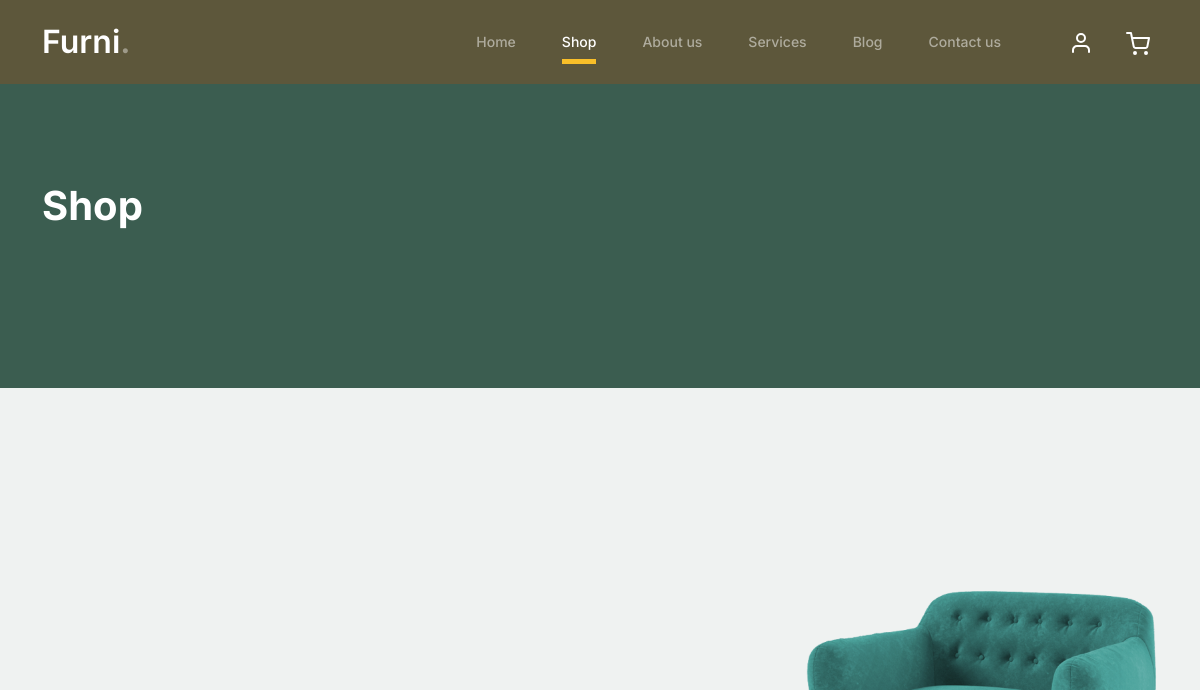
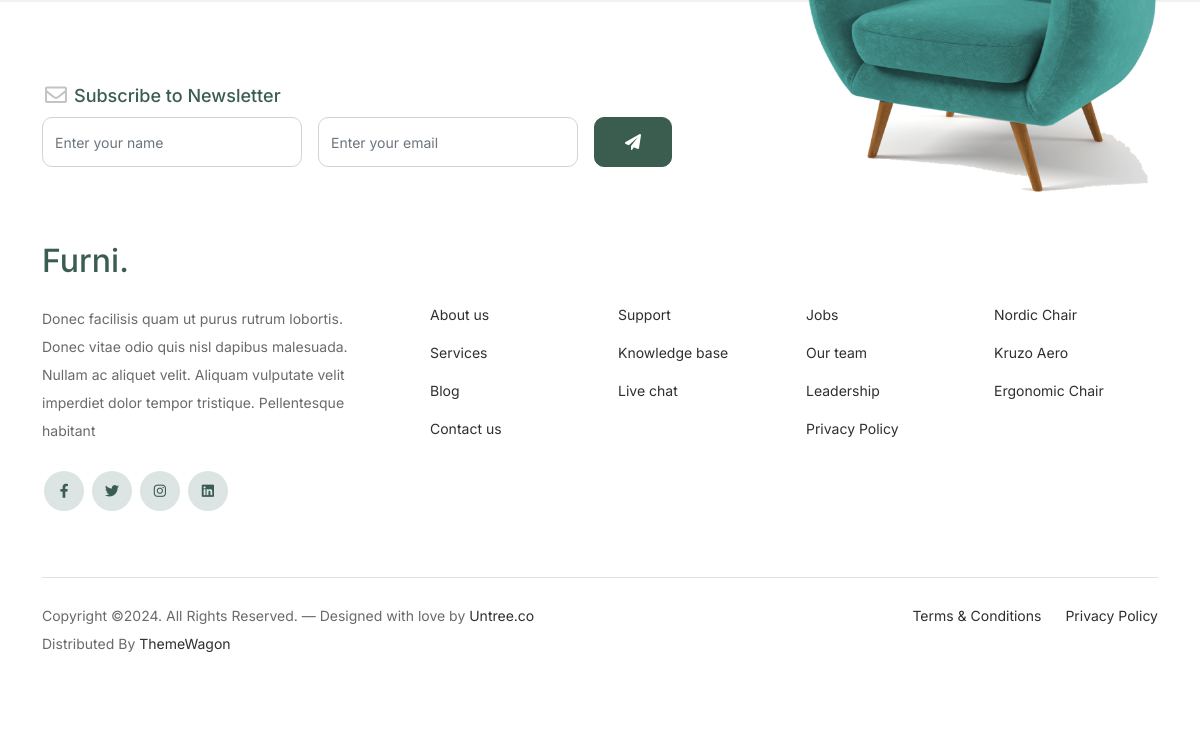
/product_list/, run on an earlier commit of the app's database (2 pictures, top to bottom).
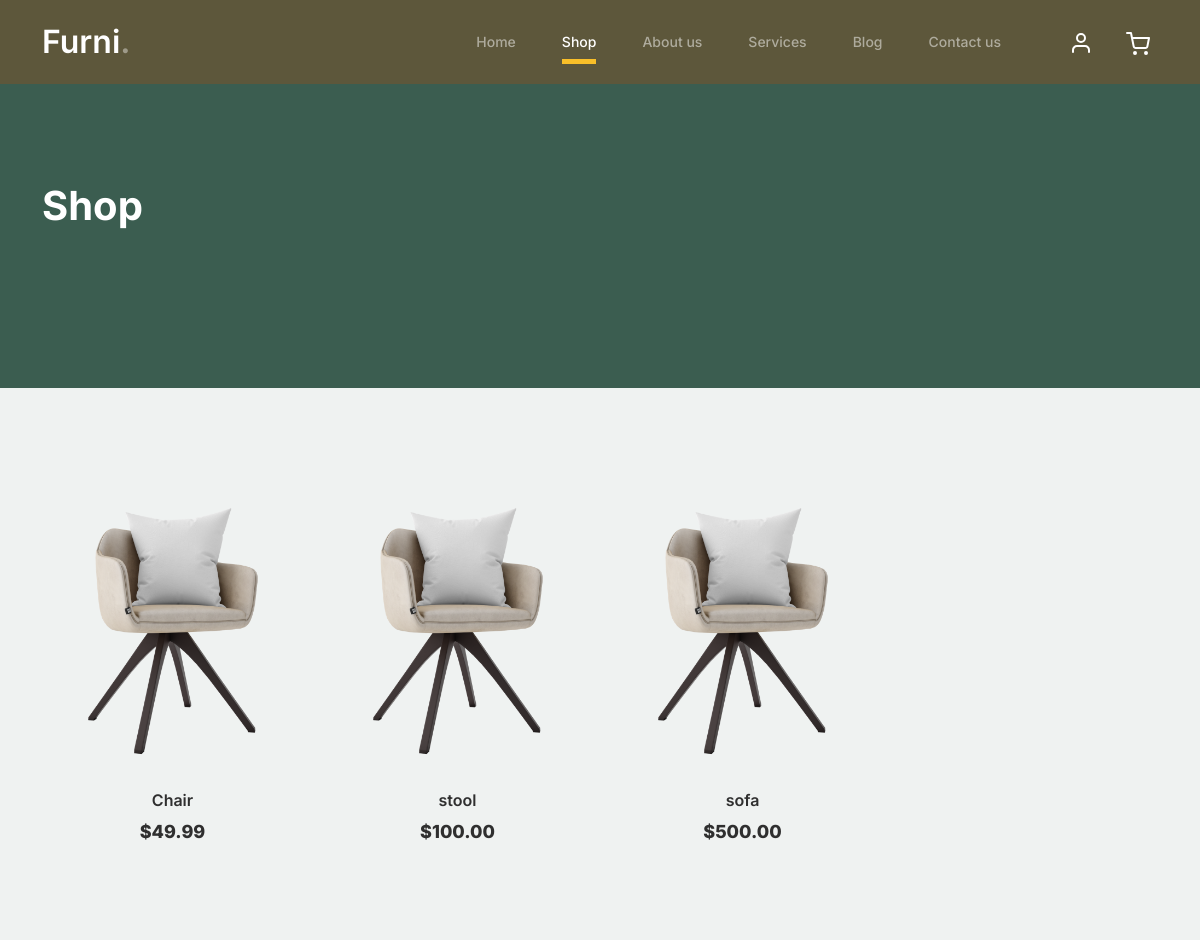
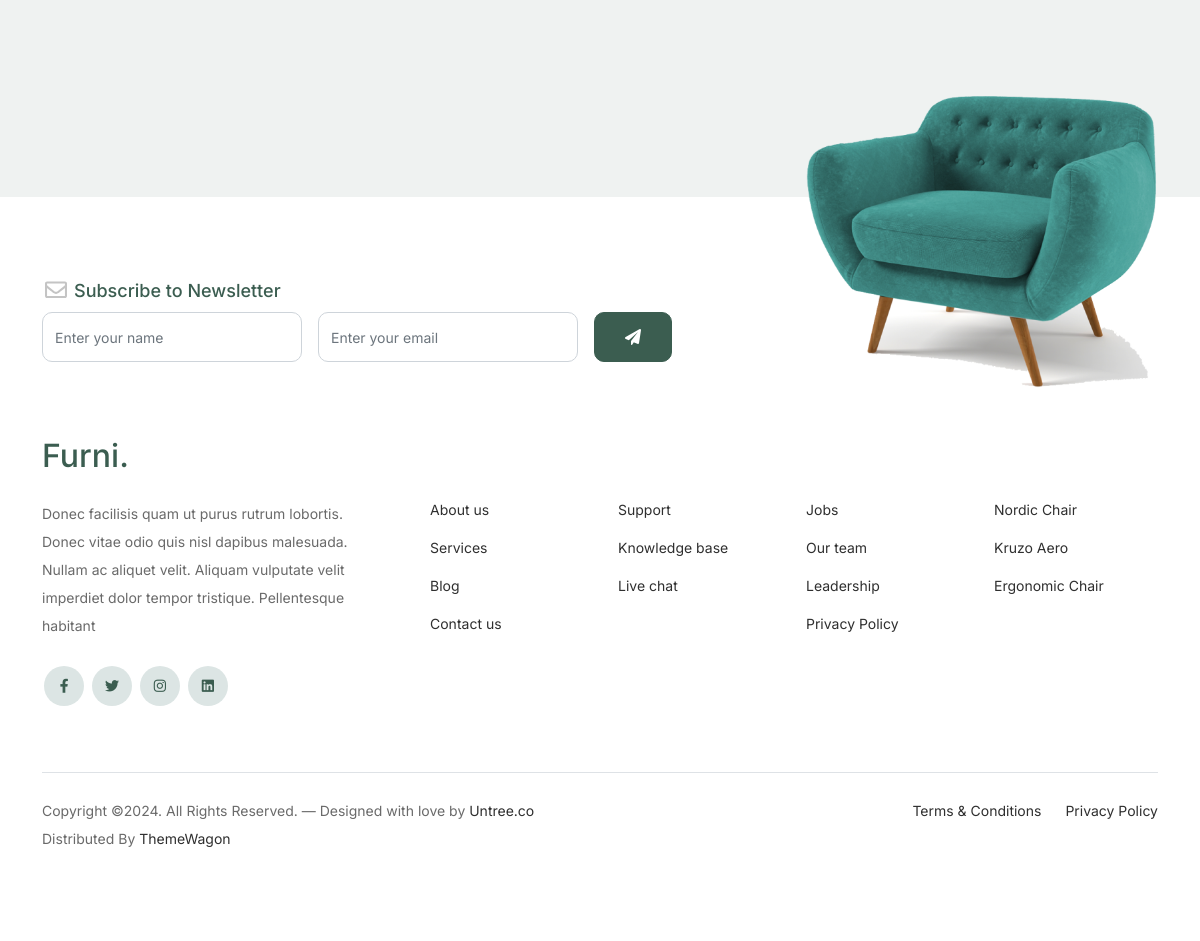
And on a later commit of the database (2 pictures, top to bottom).
### project/models.py (models this page shows, shortened)
class Product(models.Model):
    name = models.CharField(max_length=200)
    description = models.TextField()
    price = models.DecimalField(max_digits=10, decimal_places=2)
    stock = models.IntegerField()
    available = models.BooleanField(default=True)

### project/views.py (the view)
# urls.py: path('product_list/', product_list_screen, name="product_list"),
def product_list_screen(request):
    products = Product.objects.all()
    return render (request, 'product_list.html', {'products': products})

### templates/product_list.html (shortened to what this page needs)
{% load static %}
<!doctype html>
<html lang="en">
<head>
  <link href="{% static 'css/bootstrap.min.css' %}" rel="stylesheet">
  <link href="https://cdnjs.cloudflare.com/ajax/libs/font-awesome/6.0.0-beta3/css/all.min.css" rel="stylesheet">
  <link href="{% static 'css/tiny-slider.css' %}" rel="stylesheet">
  <link href="{% static 'css/style.css' %}" rel="stylesheet">
</head>
<body>
  <nav class="custom-navbar navbar navbar-expand-md navbar-dark bg-dark" arial-label="Furni navigation bar">
    <div class="container">
      <a class="navbar-brand" href="{% url 'index' %}">Furni<span>.</span></a>
      <div class="collapse navbar-collapse" id="navbarsFurni">
        <ul class="custom-navbar-nav navbar-nav ms-auto mb-2 mb-md-0">
          <li class="nav-item ">
            <a class="nav-link" href="{% url 'index' %}">Home</a>
          </li>
          <li class="active"><a class="nav-link" href="{% url 'shop' %}">Shop</a></li>
          <li><a class="nav-link" href="{% url 'about' %}">About us</a></li>
          <li><a class="nav-link" href="{% url 'services' %}">Services</a></li>
          <li><a class="nav-link" href="{% url 'blog' %}">Blog</a></li>
          <li><a class="nav-link" href="{% url 'contact' %}">Contact us</a></li>
        </ul>
        <ul class="custom-navbar-cta navbar-nav mb-2 mb-md-0 ms-5">
          <li><a class="nav-link" href="#"><img src="{% static 'img/user.svg' %}"></a></li>
          <li><a class="nav-link" href="{% url 'cart' %}"><img src="{% static 'img/cart.svg' %}"></a></li>
        </ul>
      </div>
    </div>
  </nav>
  <div class="hero">
    <div class="container">
      <div class="row justify-content-between">
        <div class="col-lg-5">
          <div class="intro-excerpt">
            <h1>Shop</h1>
          </div>
        </div>
        <div class="col-lg-7">
        </div>
      </div>
    </div>
  </div>
  <div class="untree_co-section product-section before-footer-section">
    <div class="container">
      <div class="row">
        {% for product in products %}
        <div class="col-12 col-md-4 col-lg-3 mb-5">
          <a class="product-item" href="#">
            <img src="{% static 'img/product-1.png' %}" class="img-fluid product-thumbnail">
            <h3 class="product-title">{{ product.name }}</h3>
            <strong class="product-price">${{ product.price }}</strong>
          </a>
        </div>
        {% endfor %}
      </div>
    </div>
  </div>
  <footer class="footer-section">
    <div class="container relative">
      <div class="sofa-img">
        <img src="{% static 'img/sofa.png' %}" alt="Image" class="img-fluid">
      </div>
      <div class="row">
        <div class="col-lg-8">
          <div class="subscription-form">
            <h3 class="d-flex align-items-center"><span class="me-1"><img src="{% static 'img/envelope-outline.svg' %}" alt="Image" class="img-fluid"></span><span>Subscribe to Newsletter</span></h3>
            <form action="#" class="row g-3">
              <div class="col-auto">
                <input type="text" class="form-control" placeholder="Enter your name">
              </div>
              <div class="col-auto">
                <input type="email" class="form-control" placeholder="Enter your email">
              </div>
              <div class="col-auto">
                <button class="btn btn-primary">
                  <span class="fa fa-paper-plane"></span>
                </button>
              </div>
            </form>
          </div>
        </div>
      </div>
      <div class="row g-5 mb-5">
        <div class="col-lg-4">
          <div class="mb-4 footer-logo-wrap"><a href="#" class="footer-logo">Furni<span>.</span></a></div>
          <p class="mb-4">Donec facilisis quam ut purus rutrum lobortis. Donec vitae odio quis nisl dapibus malesuada. Nullam ac aliquet velit. Aliquam vulputate velit imperdiet dolor tempor tristique. Pellentesque habitant</p>
          <ul class="list-unstyled custom-social">
            <li><a href="#"><span class="fa fa-brands fa-facebook-f"></span></a></li>
            <li><a href="#"><span class="fa fa-brands fa-twitter"></span></a></li>
            <li><a href="#"><span class="fa fa-brands fa-instagram"></span></a></li>
            <li><a href="#"><span class="fa fa-brands fa-linkedin"></span></a></li>
          </ul>
        </div>
        <div class="col-lg-8">
          <div class="row links-wrap">
            <div class="col-6 col-sm-6 col-md-3">
              <ul class="list-unstyled">
                <li><a href="#">About us</a></li>
                <li><a href="#">Services</a></li>
                <li><a href="#">Blog</a></li>
                <li><a href="#">Contact us</a></li>
              </ul>
            </div>
            <div class="col-6 col-sm-6 col-md-3">
              <ul class="list-unstyled">
                <li><a href="#">Support</a></li>
                <li><a href="#">Knowledge base</a></li>
                <li><a href="#">Live chat</a></li>
              </ul>
            </div>
            <div class="col-6 col-sm-6 col-md-3">
              <ul class="list-unstyled">
                <li><a href="#">Jobs</a></li>
                <li><a href="#">Our team</a></li>
                <li><a href="#">Leadership</a></li>
                <li><a href="#">Privacy Policy</a></li>
              </ul>
            </div>
            <div class="col-6 col-sm-6 col-md-3">
              <ul class="list-unstyled">
                <li><a href="#">Nordic Chair</a></li>
                <li><a href="#">Kruzo Aero</a></li>
                <li><a href="#">Ergonomic Chair</a></li>
              </ul>
            </div>
          </div>
        </div>
      </div>
      <div class="border-top copyright">
        <div class="row pt-4">
          <div class="col-lg-6">
            <p class="mb-2 text-center text-lg-start">Copyright &copy;. All Rights Reserved. &mdash; Designed with love by <a href="https://untree.co">Untree.co</a> Distributed By <a href="https://themewagon.com">ThemeWagon</a>
            </p>
          </div>
          <div class="col-lg-6 text-center text-lg-end">
            <ul class="list-unstyled d-inline-flex ms-auto">
              <li class="me-4"><a href="#">Terms &amp; Conditions</a></li>
              <li><a href="#">Privacy Policy</a></li>
            </ul>
          </div>
        </div>
      </div>
    </div>
  </footer>
</body>
</html>

What changed in the data, as far as the page shows it:
added Product: name "Chair", price "49.99"
added Product: name "stool", price "100.00"
added Product: name "sofa", price "500.00"
